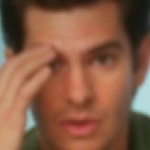
#> input picture Face Recog/Proyecto_FR/FaceRecog/Andrew Garfield/Andrew Garfield_0.jpg, 150 x 150 px, given in place of the camera
$ python FaceRecog.py
#> lines starting #> are read from the running program, lines starting #| are printed output that depends on the picture
import cv2
import os
import imutils

personName = 'Daniel Campos'
dataPath = 'Proyecto_FR/FaceRecog'
personPath = dataPath + '/' + personName

if not os.path.exists(personPath):
    print('Carpeta creada: ',personPath)
    os.makedirs(personPath)
cap = cv2.VideoCapture(0,cv2.CAP_DSHOW)
faceClassif = cv2.CascadeClassifier(cv2.data.haarcascades+'haarcascade_frontalface_default.xml')
count = 0


while True:

    ret, frame = cap.read()
#> frame is the input picture: shape (150, 150, 3); mean B, G, R 69.1, 91.5, 135
    if ret == False: break
    frame =  imutils.resize(frame, width=640)
#> frame: shape (640, 640, 3)
    gray = cv2.cvtColor(frame, cv2.COLOR_BGR2GRAY)
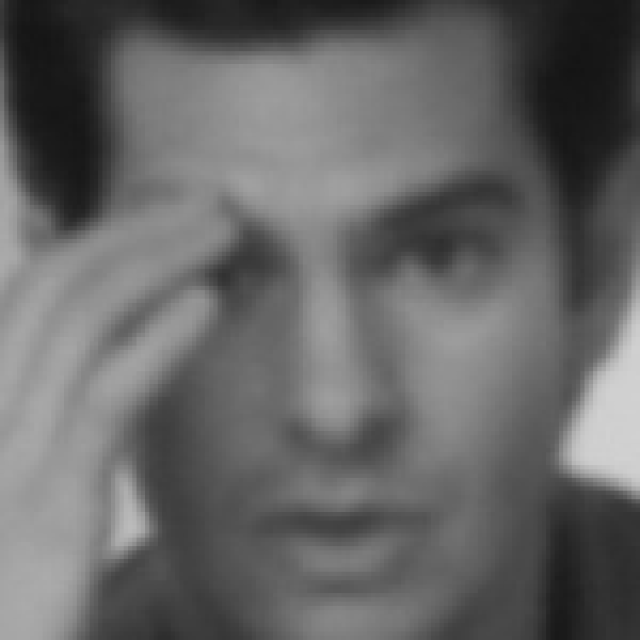
#> gray: shape (640, 640); min 20, max 209, mean 102
    auxFrame = frame.copy()
    faces = faceClassif.detectMultiScale(gray,1.3,5)
#> faces = [[68, 60, 516, 516]]
    for (x,y,w,h) in faces:
        cv2.rectangle(frame, (x,y),(x+w,y+h),(0,255,0),2)
        rostro = auxFrame[y:y+h,x:x+w]
        rostro = cv2.resize(rostro,(150,150),interpolation=cv2.INTER_CUBIC)
        cv2.imwrite(personPath + '/{pN}_{c}.jpg'.format(c=count, pN= personName),rostro)
        count = count + 1
        print(count)
#> this loop made 1 pass
#> (x, y, w, h, count) on pass 1: (68, 60, 516, 516, 1)
#| 1
#> pass 1, `rostro = auxFrame[y:y+h,x:x+w]`:
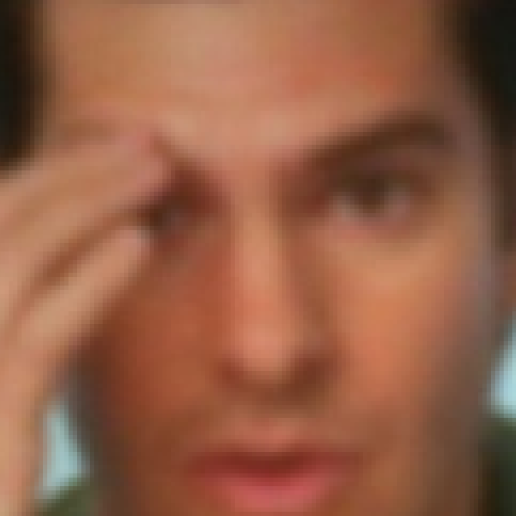
#> rostro: shape (516, 516, 3); mean B, G, R 70.5, 94.6, 147.4
#> after the loop:
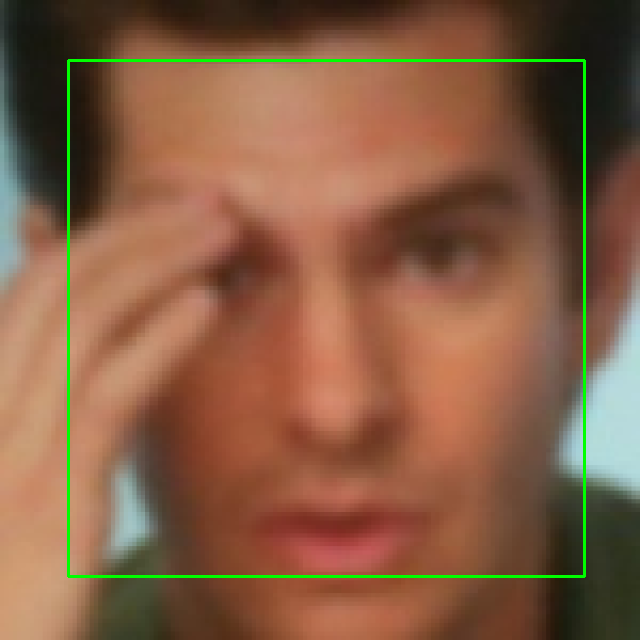
#> frame: shape (640, 640, 3); mean B, G, R 68.1, 94.1, 133.2
#> after the loop, count = 1
    cv2.imshow('frame',frame)
    k =  cv2.waitKey(1)
#> (key Esc is pressed here)
    if k == 27 or count >= 100:
        break


cap.release()
cv2.destroyAllWindows()
